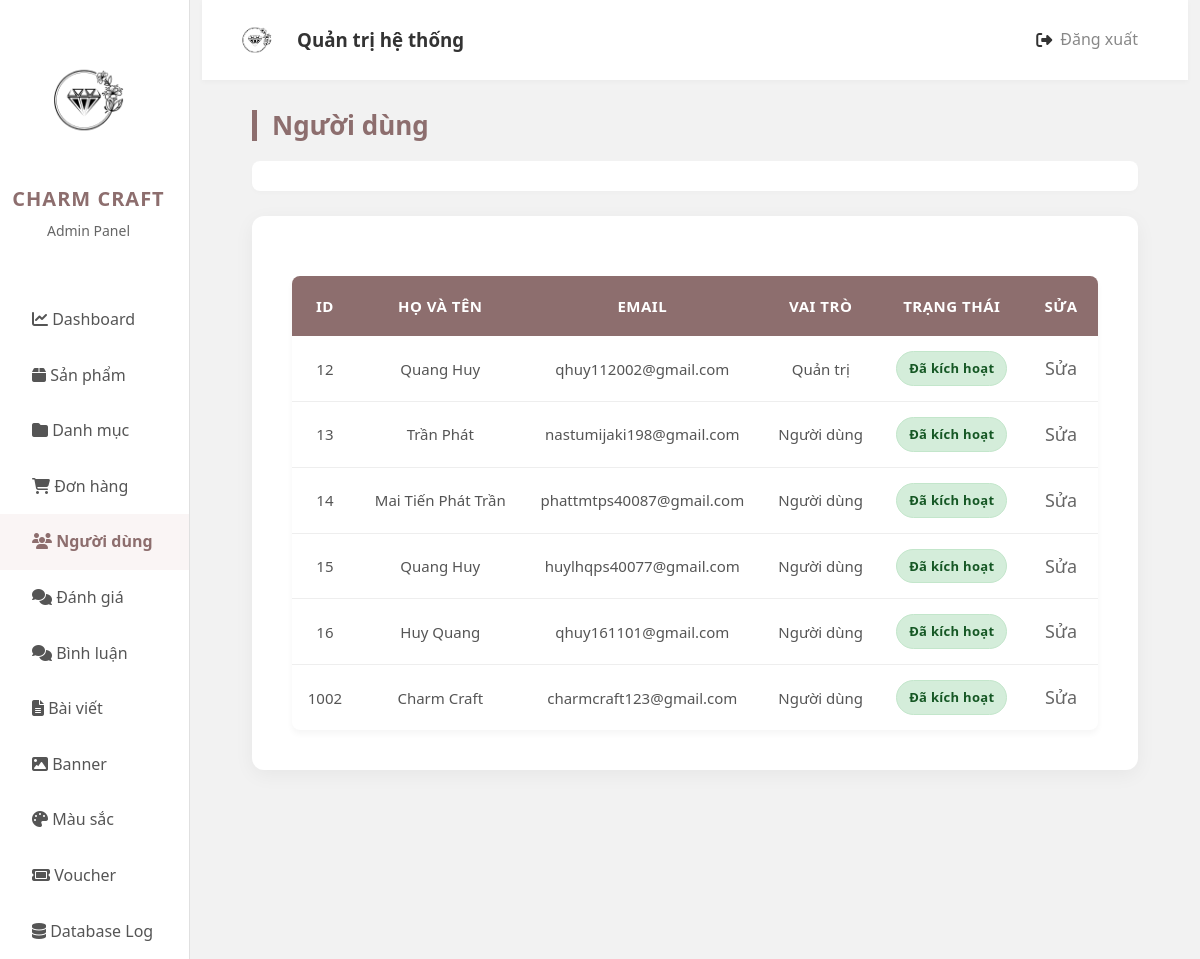
The page /admin/index.php?page=user on the database its author committed.
### tables this page shows
CREATE TABLE `users` (
  `id` int(11) NOT NULL,
  `name` varchar(100) DEFAULT NULL,
  `phone` varchar(20) DEFAULT NULL,
  `address` varchar(255) DEFAULT NULL,
  `email` varchar(255) DEFAULT NULL,
  `password` varchar(255) DEFAULT NULL,
  `role` int(1) NOT NULL DEFAULT 0,
  `active` int(1) NOT NULL DEFAULT 0,
  `dateCreate` timestamp NOT NULL DEFAULT current_timestamp(),
  `code` varchar(64) NOT NULL
);

### app/model/database.php (called while the page is built, shortened)
<?php
class DataBase
{
    private $servername = "localhost";
    private $username = "root";
    private $password = "";
    private $dbname = "da";
    private $conn;
    public function __construct()
    {
        try {
            $this->conn = new PDO("mysql:host=$this->servername;dbname=$this->dbname", $this->username, $this->password);
            $this->conn->setAttribute(PDO::ATTR_ERRMODE, PDO::ERRMODE_EXCEPTION);
        } catch (PDOException $e) {
            echo "Connection failed: " . $e->getMessage();
        }
    }
    public function query($sql, $param = []): mixed
    {
        $this->stmt = $this->conn->prepare($sql);
        $this->stmt->execute($param);
        return $this->stmt;
    }
    public function getAll($sql, $param = []): mixed
    {
        $statement = $this->query($sql, $param);
        return $statement->fetchAll(PDO::FETCH_ASSOC);
    }
}

### app/model/userModel.php (called while the page is built, shortened)
<?php
class UserModel
{
    private $db;
    function __construct()
    {
        $this->db = new DataBase();
    }
    public function getAllUser($start, $limit)
    {
        $sql = "SELECT * FROM users";
        if ($limit != 0) {
            $sql .= " LIMIT $start,$limit";
        }
        return $this->db->getAll($sql);
    }
}

### admin/app/view/user.php (the view, shortened to what this page needs)
<div class="main">
    <form action="?page=deleteuser" method="post" id="delete-form">
        <div class="main-category">
            <div class="main-danhmuc">
                <p>Người dùng</p>
            </div>
            <div class="main-header">
            </div>
        </div>
        <div class="main-product">
            <table>
                <thead>
                    <tr>
                        <th>ID</th>
                        <th>Họ và tên</th>
                        <th>Email</th>
                        <th>Vai trò</th>
                        <th>Trạng thái</th>
                        <th>Sửa</th>
                    </tr>
                </thead>
                <tbody>
                    <?php
                    $html = '';
                    foreach ($usersDB as $item) {
                        extract($item);
                        $html .= '
                                <tr>
                                    <td>' . $id . '</td>
                                    <td>' . $name . '</td>
                                    <td>' . $email . '</td>
                                    <td>' . $role . '</td>
                                    <td>' . $active . '</td>
                                    <td><a href="index.php?page=viewEditUser&id=' . $id . '">Sửa</a></td>
                                </tr>
                            ';
                    }
                    echo $html;
                    ?>
                </tbody>
            </table>
        </div>
    </form>
    <div class="main-turnpage">
    </div>
</div>
</div>
</div>
</div>
</body>
</html>

### admin/app/controller/adminUserController.php (shortened to what this page needs)
<?php
class UserController
{
    private $userModel;
    function __construct()
    {
        $this->userModel = new UserModel();
    }
    function renderView($view, $data = [])
    {
        extract($data);
        $view = 'app/view/' . $view . '.php';
        require_once $view;
    }
    function viewUser()
    {
        $viTriTrangHienTai = 1 ;
        $viewUser = 9;
        $batDau = ($viTriTrangHienTai -1) * $viewUser;
        $usersDB = $this->userModel->getAllUser($batDau, $viewUser);
        foreach ($usersDB as &$user) {
            $roleHtml = '';
            if ($user['role'] === 0) {
                $roleHtml = 'Người dùng';
            } else if ($user['role'] === 1) {
                $roleHtml = 'Quản trị';
            }
            $user['role'] = $roleHtml;
            if ($user['active'] === 0) {
                $activeHtml = '<span class="status pending">Chưa kích hoạt</span>';
            } else if ($user['active'] === 1) {
                $activeHtml = '<span class="status success">Đã kích hoạt</span>';
            } else if ($user['active'] === 2) {
                $activeHtml = '<span class="status danger">Đã chặn</span>';
            }
        }
        $tongUser = $this->userModel->tongUser();
        $tongPage = ceil($tongUser / $viewUser);
        $phamViTrang = 3;
        $batDauTrang = max(1, $viTriTrangHienTai - $phamViTrang);
        $cuoiTrang = min($tongPage, $viTriTrangHienTai + $phamViTrang);
        $this->renderView('user',
        [
            'usersDB' => $usersDB,
            'viTriHienTai' => $viTriTrangHienTai,
            'batDauTrang' => $batDauTrang,
            'cuoiTrang' => $cuoiTrang,
            'tongPage' => $tongPage
        ]);
    }
}

### admin/public/css/grid.css (style rules this page uses)
* { margin: 0; padding: 0; box-sizing: border-box; }

### admin/public/css/Admin.css (style rules this page uses)
body { font-family: "Segoe UI", Tahoma, Geneva, Verdana, sans-serif; background-color: #f2f2f2; color: #333; line-height: 1.6; }
.main { margin: 30px 50px; padding-bottom: 50px; }
.main-category { display: flex; flex-direction: column; margin-bottom: 25px; }
.main-danhmuc { display: flex; justify-content: space-between; align-items: center; margin-bottom: 20px; }
.main-danhmuc p { font-size: 26px; margin: 0; color: #8d6e6e; font-weight: 700; border-left: 5px solid #8d6e6e; padding-left: 15px; line-height: 1.2; }
.main-header { background-color: #fff; padding: 15px 20px; border-radius: 8px; box-shadow: 0 2px 5px rgba(0, 0, 0, 0.02); display: flex; justify-content: space-between; align-items: center; flex-wrap: wrap; gap: 15px; }
table { width: 100%; margin-top: 20px; background: #fff; border-radius: 8px; overflow: hidden; box-shadow: 0 4px 6px rgba(0, 0, 0, 0.04); border-collapse: collapse; }
table th { background-color: #8d6e6e; color: white; padding: 18px 15px; text-align: center; font-weight: 600; font-size: 15px; text-transform: uppercase; letter-spacing: 0.5px; }
table td { padding: 15px; text-align: center; border-bottom: 1px solid #eee; vertical-align: middle; color: #555; font-size: 15px; }
table tr:last-child td { border-bottom: none; }
.status { display: inline-block; padding: 6px 12px; border-radius: 20px; font-size: 13px; font-weight: 600; letter-spacing: 0.3px; }
.status.success { color: #155724; background-color: #d4edda; border: 1px solid #c3e6cb; }
tbody a { color: #666; text-decoration: none; margin: 0 5px; transition: 0.2s; font-size: 18px; }
.main-turnpage { display: flex; justify-content: center; padding: 30px 0; gap: 8px; }
.main-product { margin: 0 auto; background-color: #fff; padding: 40px; border-radius: 12px; box-shadow: 0 5px 20px rgba(0, 0, 0, 0.05); max-width: 100%; width: 100%; }
.main-product table { width: 100%; table-layout: auto; }

### rows shown on the page
users: id "12", name "Quang Huy", email "qhuy112002@gmail.com", role "Quản trị", active "Đã kích hoạt"
users: id "13", name "Trần Phát", email "nastumijaki198@gmail.com", role "Người dùng", active "Đã kích hoạt"
users: id "14", name "Mai Tiến Phát Trần", email "phattmtps40087@gmail.com", role "Người dùng", active "Đã kích hoạt"
users: id "15", name "Quang Huy", email "huylhqps40077@gmail.com", role "Người dùng", active "Đã kích hoạt"
users: id "16", name "Huy Quang", email "qhuy161101@gmail.com", role "Người dùng", active "Đã kích hoạt"
users: id "1002", name "Charm Craft", email "charmcraft123@gmail.com", role "Người dùng", active "Đã kích hoạt"
